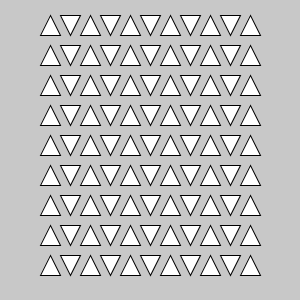
Frame 1 (no input)
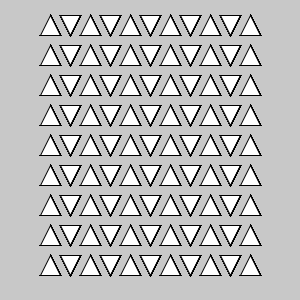
Frame 60 (the mouse pressed at the canvas centre just before this capture)
Frame 120 (the mouse held since frame 60 and released just before this capture): identical to frame 60, image omitted

The Processing sketch that drew these frames (run headless with seeded random() and noise(); from frame 60 on, the mouse is pressed at the canvas centre):

// Processing sketch: Joanna_Ex_3d
// ── Joanna_Ex_3d.pde
int x;

void setup() {
  size(300, 300);
  background(200);
}

void draw() {
  for (int x=40; x<=250; x+=20) {
    for (int y=35; y<=290; y+=30)
      // upside down triangle
      if (x>= 60 && x<80) {
        triangle(x, y-20, x+10, y, x+20, y-20);
      } else if (x>=100 && x<120) {
        triangle(x, y-20, x+10, y, x+20, y-20);
      } else if (x>=140 && x<160) {
        triangle(x, y-20, x+10, y, x+20, y-20);
      } else if (x>=180 && x<200) {
        triangle(x, y-20, x+10, y, x+20, y-20);
      } else if (x>=220 && x<240) {
        triangle(x, y-20, x+10, y, x+20, y-20);
        // normal triangle
      } else {
        triangle(x, y, x+10, y-20, x+20, y);
      }
  }
}
